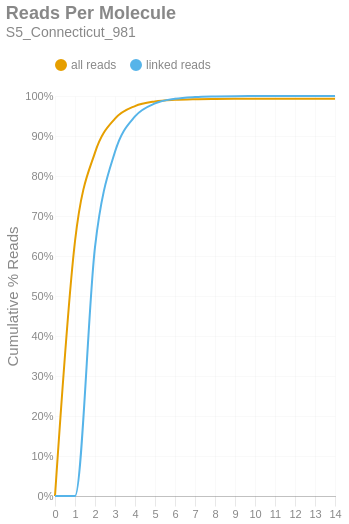

The code cell stored with this chart in its notebook:
### Markdown cell above
### Reads per Molecule
This chart shows the cumulative distribution of the number of reads per linked molecule. That is, how many alignments are associated with a unique molecule. This excludes the number of reads associated with invalid or absent linked-read barcodes. The `linked` histogram is the percentages recalculated when disregarding singletons.

### Code cell
if SKIPLR:
    print_html(f"Skipped")
else:
    counts = np.bincount(valids['reads'].cast(pl.Int64).to_numpy())
    weighted = counts * np.arange(len(counts))
    all_perc = weighted / n_reads
    linked_perc = weighted / n_linked_reads
    linked_perc[1] = 0
    binned_df = pl.DataFrame({
        'readsper': list(range(len(counts))),
        'all reads (cumsum)': np.cumsum(all_perc).tolist(),
        'linked reads (cumsum)': np.cumsum(linked_perc).tolist(),
    })

    with SafeRender(binned_df):
        (
            density_plot(binned_df, 'Reads Per Molecule', samplename, 'readspmol')
            .encode(
                x=alt.X('readsper:O', title=None).axis(labelAngle=0).scale(padding=0),
                y=alt.Y('value:Q', title='Cumulative % Reads').axis(format='%').stack(False),
                color=alt.Color("key:N").scale(domain=["all reads", "linked reads"]),
                tooltip=[
                    alt.Tooltip("key:N", title="Data Type"),
                    alt.Tooltip("readsper:O", title="Reads Per Molecule"),
                    alt.Tooltip("value:Q", format=".2%", title="% Reads (Cum.)")
                ]            
            )
        ).display()

### Figure 1 — Vega-Lite specification as saved in the notebook (floating-point values rounded to 4 significant figures)
{"width": "container", "height": 400, "config": {"title": {"anchor": "start", "dy": -15, "fontSize": 18, "color": "#888888", "subtitleColor": "#888888", "subtitleFontSize": 14}, "arc": {"fill": "#0072B2"}, "axis": {"domainColor": "#888888", "domainWidth": 0.5, "gridWidth": 0.2, "grid": false, "titleFontWeight": 400, "titleFontSize": 15, "labelFontSize": 11, "labelColor": "#888888", "tickColor": "#888888", "tickWidth": 0.2, "titleColor": "#888888"}, "axisBand": {"grid": false}, "axisX": {"grid": true, "tickSize": 10, "domainCap": "round"}, "axisY": {"domain": false, "grid": true, "tickSize": 0, "domainCap": "round"}, "background": "transparent", "header": {"labelFontSize": 15, "labelColor": "#888888", "titleFontSize": 15, "titleFontWeight": 600, "titleColor": "#888888"}, "legend": {"labelFont": "sans-serif", "labelFontSize": 12, "labelColor": "#888888", "symbolSize": 100, "symbolType": "circle", "titleFontSize": 12, "titlePadding": 10, "titleColor": "#888888", "title": null, "orient": "top"}, "range": {"category": ["#E69F00", "#56B4E9", "#009E73", "#F0E442", "#0072B2", "#D55E00", "#CC79A7", "#000000"], "diverging": ["#cfe8f3", "#a2d4ec", "#73bfe2", "#46abdb", "#1696d2", "#12719e"]}, "area": {"fill": "#0072B2", "fillOpacity": 0.7, "line": true, "strokeOpacity": 0.7}, "line": {"color": "#0072B2", "stroke": "#0072B2", "strokeWidth": 2}, "trail": {"color": "#0072B2", "stroke": "#0072B2", "strokeWidth": 0, "size": 1}, "point": {"filled": true, "fillOpacity": 1.0, "size": 95}, "text": {"color": "#888888", "fontSize": 11, "align": "right", "fontWeight": 400, "size": 11}, "bar": {"fill": "#0072B2", "stroke": null}, "view": {"stroke": null, "continuousWidth": 660, "continuousHeight": 400}}, "data": {"name": "data-9ac27155baa86be7164b4da7e879ed8b"}, "mark": {"type": "line", "interpolate": "monotone", "point": {"opacity": 0, "size": 275}}, "encoding": {"color": {"field": "key", "scale": {"domain": ["all reads", "linked reads"]}, "type": "nominal"}, "tooltip": [{"field": "key", "title": "Data Type", "type": "nominal"}, {"field": "readsper", "title": "Reads Per Molecule", "type": "ordinal"}, {"field": "value", "format": ".2%", "title": "% Reads (Cum.)", "type": "quantitative"}], "x": {"axis": {"labelAngle": 0}, "field": "readsper", "scale": {"padding": 0}, "title": null, "type": "ordinal"}, "y": {"axis": {"format": "%"}, "field": "value", "stack": false, "title": "Cumulative % Reads", "type": "quantitative"}}, "params": [{"name": "param_c36ac31b6afebe62", "select": {"type": "point", "fields": ["key"]}, "bind": "legend"}], "title": {"text": "Reads Per Molecule", "subtitle": "S5_Connecticut_981"}, "transform": [{"fold": ["all reads (cumsum)", "linked reads (cumsum)"]}, {"calculate": "replace(datum.key, ' (cumsum)', '')", "as": "key"}, {"filter": {"param": "param_c36ac31b6afebe62"}}], "usermeta": {"embedOptions": {"downloadFileName": "S5_Connecticut_981.readspmol"}}, "$schema": "https://vega.github.io/schema/vega-lite/v6.1.0.json", "datasets": {"data-9ac27155baa86be7164b4da7e879ed8b": [{"readsper": 0, "all reads (cumsum)": 0.0, "linked reads (cumsum)": 0.0}, {"readsper": 1, "all reads (cumsum)": 0.6369, "linked reads (cumsum)": 0.0}, {"readsper": 2, "all reads (cumsum)": 0.8586, "linked reads (cumsum)": 0.6224}, {"readsper": 3, "all reads (cumsum)": 0.9434, "linked reads (cumsum)": 0.8604}, {"readsper": 4, "all reads (cumsum)": 0.9749, "linked reads (cumsum)": 0.9489}, {"readsper": 5, "all reads (cumsum)": 0.9865, "linked reads (cumsum)": 0.9814}, {"readsper": 6, "all reads (cumsum)": 0.9906, "linked reads (cumsum)": 0.993}, {"readsper": 7, "all reads (cumsum)": 0.9922, "linked reads (cumsum)": 0.9974}, {"readsper": 8, "all reads (cumsum)": 0.9927, "linked reads (cumsum)": 0.999}, {"readsper": 9, "all reads (cumsum)": 0.993, "linked reads (cumsum)": 0.9996}, {"readsper": 10, "all reads (cumsum)": 0.993, "linked reads (cumsum)": 0.9998}, {"readsper": 11, "all reads (cumsum)": 0.9931, "linked reads (cumsum)": 0.9999}, {"readsper": 12, "all reads (cumsum)": 0.9931, "linked reads (cumsum)": 1.0}, {"readsper": 13, "all reads (cumsum)": 0.9931, "linked reads (cumsum)": 1.0}, {"readsper": 14, "all reads (cumsum)": 0.9931, "linked reads (cumsum)": 1.0}]}}
